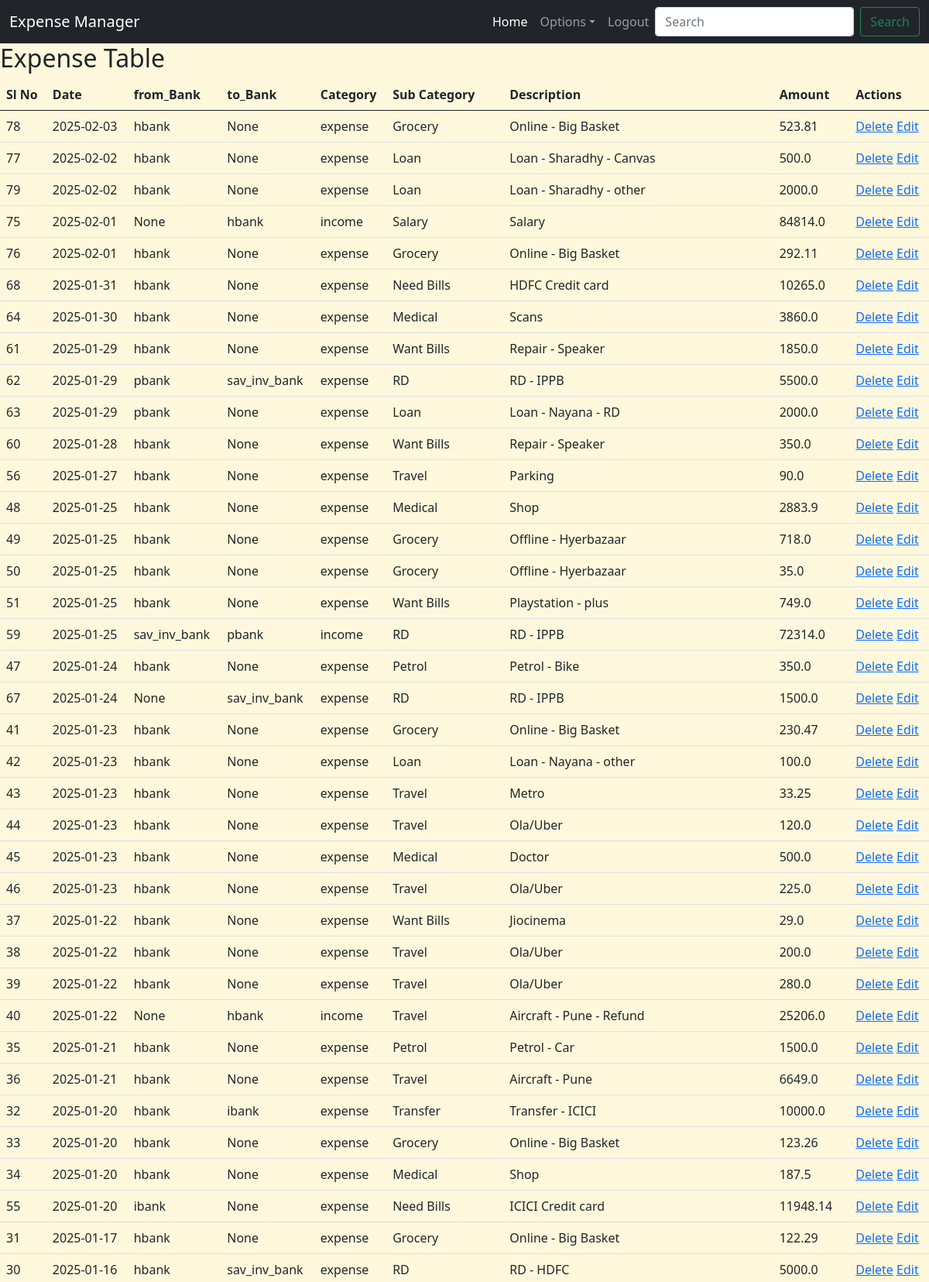
Screenshot of /view (signed in, upper part) with the database file from the repository.
### app.py (models this page shows)
class IncomeExpenseManager(db.Model):
    id = db.Column(db.Integer, primary_key=True)
    date = db.Column(db.Date, nullable=False)
    from_bank = db.Column(db.String(10), nullable=True)
    to_bank = db.Column(db.String(10), nullable=True)
    category = db.Column(db.String(20), nullable=False)
    sub_category = db.Column(db.String(50), nullable=False)
    description = db.Column(db.String(100), nullable=False)
    amount = db.Column(db.Float, nullable=False)

### app.py (the view)
@app.route('/view')
@login_required
def view_expenses():
    expenses = IncomeExpenseManager.query.order_by(IncomeExpenseManager.date.desc()).all()
    return render_template('view_expenses.html', expenses=expenses)

### app.py (called while the page is built)
@login_manager.user_loader
def load_user(user_id):
    return User.query.get(int(user_id))  # Fetch user from database

### templates/view_expenses.html
{% extends 'base.html' %}
{% block content %}
<h2> Expense Table </h2>
<table class="table">
    <thead>
        <tr>
            <th>Sl No</th>
            <th>Date</th>
            <th>from_Bank</th>
            <th>to_Bank</th>
            <th>Category</th>
            <th>Sub Category</th>
            <th>Description</th>
            <th>Amount</th>
            <th>Actions</th>
        </tr>
    </thead>
    <tbody>
        {% for expense in expenses %}
        <tr>
            <td>{{expense.id}}</td>
            <td>{{expense.date}}</td>
            <td>{{expense.from_bank}}</td>
            <td>{{expense.to_bank}}</td>
            <td>{{expense.category}}</td>
            <td>{{expense.sub_category}}</td>
            <td>{{expense.description}}</td>
            <td>{{expense.amount}}</td>
            <td> <a href="{{url_for ('delete_expense', id=expense.id) }}" onclick="return confirm('Are you sure you want to delete this item?');">Delete</a>
            <a href="{{url_for ('edit_expense', id=expense.id) }}"> Edit</a> </td>
        </tr>
        {% endfor %}
    </tbody>
</table>
{% endblock %}

### templates/base.html (shortened to what this page needs)
<!DOCTYPE html>
<html lang="en">
<head>
    <link href="https://cdn.jsdelivr.net/npm/bootstrap@5.0.2/dist/css/bootstrap.min.css" rel="stylesheet">
  </head>
<body>
    <header>
        <nav class="navbar navbar-expand-lg navbar-dark bg-dark">
            <div class="container-fluid">
              <a class="navbar-brand" href="{{url_for('index')}}">Expense Manager</a>
              <div class="collapse navbar-collapse" id="navbarSupportedContent">
                <ul class="navbar-nav ms-auto mb-2 mb-lg-0">
                  {% if current_user.is_authenticated %}
                  <li class="nav-item">
                    <a class="nav-link active" aria-current="page" href="{{url_for('index')}}">Home</a>
                  </li>
                  <li class="nav-item dropdown">
                    <a class="nav-link dropdown-toggle" href="#" role="button" data-bs-toggle="dropdown" aria-expanded="false">Options</a>
                  </li>
                  <li class="nav-item">
                    <a class="nav-link" href="{{ url_for('logout') }}">Logout</a>
                  </li>
                  {% endif %}
                </ul>
                <form class="d-flex" role="search">
                  <input class="form-control me-2" type="search" placeholder="Search" aria-label="Search">
                  <button class="btn btn-outline-success" type="submit">Search</button>
                </form>
              </div>
            </div>
          </nav>
    </header>
    <main>
        {% block content %}{% endblock %}
    </main>
</body>
</html>

### templates/base.html (style rules this page uses)
body { background-color: cornsilk; }

### rows the page displays
IncomeExpenseManager: id "78", date "2025-02-03", from_bank "hbank", to_bank "None", category "expense", sub_category "Grocery", description "Online - Big Basket", amount "523.81"
IncomeExpenseManager: id "77", date "2025-02-02", from_bank "hbank", to_bank "None", category "expense", sub_category "Loan", description "Loan - Sharadhy - Canvas", amount "500.0"
IncomeExpenseManager: id "79", date "2025-02-02", from_bank "hbank", to_bank "None", category "expense", sub_category "Loan", description "Loan - Sharadhy - other", amount "2000.0"
IncomeExpenseManager: id "75", date "2025-02-01", from_bank "None", to_bank "hbank", category "income", sub_category "Salary", description "Salary", amount "84814.0"
IncomeExpenseManager: id "76", date "2025-02-01", from_bank "hbank", to_bank "None", category "expense", sub_category "Grocery", description "Online - Big Basket", amount "292.11"
IncomeExpenseManager: id "68", date "2025-01-31", from_bank "hbank", to_bank "None", category "expense", sub_category "Need Bills", description "HDFC Credit card", amount "10265.0"
IncomeExpenseManager: id "64", date "2025-01-30", from_bank "hbank", to_bank "None", category "expense", sub_category "Medical", description "Scans", amount "3860.0"
IncomeExpenseManager: id "61", date "2025-01-29", from_bank "hbank", to_bank "None", category "expense", sub_category "Want Bills", description "Repair - Speaker", amount "1850.0"
IncomeExpenseManager: id "62", date "2025-01-29", from_bank "pbank", to_bank "sav_inv_bank", category "expense", sub_category "RD", description "RD - IPPB", amount "5500.0"
IncomeExpenseManager: id "63", date "2025-01-29", from_bank "pbank", to_bank "None", category "expense", sub_category "Loan", description "Loan - Nayana - RD", amount "2000.0"
IncomeExpenseManager: id "60", date "2025-01-28", from_bank "hbank", to_bank "None", category "expense", sub_category "Want Bills", description "Repair - Speaker", amount "350.0"
IncomeExpenseManager: id "56", date "2025-01-27", from_bank "hbank", to_bank "None", category "expense", sub_category "Travel", description "Parking", amount "90.0"
IncomeExpenseManager: id "48", date "2025-01-25", from_bank "hbank", to_bank "None", category "expense", sub_category "Medical", description "Shop", amount "2883.9"
IncomeExpenseManager: id "49", date "2025-01-25", from_bank "hbank", to_bank "None", category "expense", sub_category "Grocery", description "Offline - Hyerbazaar", amount "718.0"
IncomeExpenseManager: id "50", date "2025-01-25", from_bank "hbank", to_bank "None", category "expense", sub_category "Grocery", description "Offline - Hyerbazaar", amount "35.0"
IncomeExpenseManager: id "51", date "2025-01-25", from_bank "hbank", to_bank "None", category "expense", sub_category "Want Bills", description "Playstation - plus", amount "749.0"
IncomeExpenseManager: id "59", date "2025-01-25", from_bank "sav_inv_bank", to_bank "pbank", category "income", sub_category "RD", description "RD - IPPB", amount "72314.0"
IncomeExpenseManager: id "47", date "2025-01-24", from_bank "hbank", to_bank "None", category "expense", sub_category "Petrol", description "Petrol - Bike", amount "350.0"
IncomeExpenseManager: id "67", date "2025-01-24", from_bank "None", to_bank "sav_inv_bank", category "expense", sub_category "RD", description "RD - IPPB", amount "1500.0"
IncomeExpenseManager: id "41", date "2025-01-23", from_bank "hbank", to_bank "None", category "expense", sub_category "Grocery", description "Online - Big Basket", amount "230.47"
IncomeExpenseManager: id "42", date "2025-01-23", from_bank "hbank", to_bank "None", category "expense", sub_category "Loan", description "Loan - Nayana - other", amount "100.0"
IncomeExpenseManager: id "43", date "2025-01-23", from_bank "hbank", to_bank "None", category "expense", sub_category "Travel", description "Metro", amount "33.25"
IncomeExpenseManager: id "44", date "2025-01-23", from_bank "hbank", to_bank "None", category "expense", sub_category "Travel", description "Ola/Uber", amount "120.0"
IncomeExpenseManager: id "45", date "2025-01-23", from_bank "hbank", to_bank "None", category "expense", sub_category "Medical", description "Doctor", amount "500.0"
IncomeExpenseManager: id "46", date "2025-01-23", from_bank "hbank", to_bank "None", category "expense", sub_category "Travel", description "Ola/Uber", amount "225.0"
IncomeExpenseManager: id "37", date "2025-01-22", from_bank "hbank", to_bank "None", category "expense", sub_category "Want Bills", description "Jiocinema", amount "29.0"
IncomeExpenseManager: id "38", date "2025-01-22", from_bank "hbank", to_bank "None", category "expense", sub_category "Travel", description "Ola/Uber", amount "200.0"
IncomeExpenseManager: id "39", date "2025-01-22", from_bank "hbank", to_bank "None", category "expense", sub_category "Travel", description "Ola/Uber", amount "280.0"
IncomeExpenseManager: id "40", date "2025-01-22", from_bank "None", to_bank "hbank", category "income", sub_category "Travel", description "Aircraft - Pune - Refund", amount "25206.0"
IncomeExpenseManager: id "35", date "2025-01-21", from_bank "hbank", to_bank "None", category "expense", sub_category "Petrol", description "Petrol - Car", amount "1500.0"
IncomeExpenseManager: id "36", date "2025-01-21", from_bank "hbank", to_bank "None", category "expense", sub_category "Travel", description "Aircraft - Pune", amount "6649.0"
IncomeExpenseManager: id "32", date "2025-01-20", from_bank "hbank", to_bank "ibank", category "expense", sub_category "Transfer", description "Transfer - ICICI", amount "10000.0"
IncomeExpenseManager: id "33", date "2025-01-20", from_bank "hbank", to_bank "None", category "expense", sub_category "Grocery", description "Online - Big Basket", amount "123.26"
IncomeExpenseManager: id "34", date "2025-01-20", from_bank "hbank", to_bank "None", category "expense", sub_category "Medical", description "Shop", amount "187.5"
IncomeExpenseManager: id "55", date "2025-01-20", from_bank "ibank", to_bank "None", category "expense", sub_category "Need Bills", description "ICICI Credit card", amount "11948.14"
IncomeExpenseManager: id "31", date "2025-01-17", from_bank "hbank", to_bank "None", category "expense", sub_category "Grocery", description "Online - Big Basket", amount "122.29"
IncomeExpenseManager: id "30", date "2025-01-16", from_bank "hbank", to_bank "sav_inv_bank", category "expense", sub_category "RD", description "RD - HDFC", amount "5000.0"
